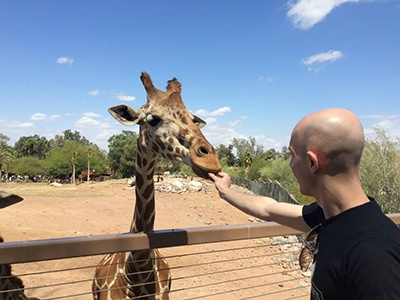
#> input picture lessons/newimage.jpg, 400 x 300 px
$ python canny.py --image newimage.jpg
#> lines starting #> are read from the running program, lines starting #| are printed output that depends on the picture
import argparse
import cv2

ap = argparse.ArgumentParser()
ap.add_argument("-i", "--image", required=True, help="Path to the image")
args = vars(ap.parse_args())

# load the image, convert it to grayscale, and blur it slightly
image = cv2.imread(args["image"])
#> image is the input picture: shape (300, 400, 3); mean B, G, R 150.4, 143.8, 139.7
gray = cv2.cvtColor(image, cv2.COLOR_BGR2GRAY)
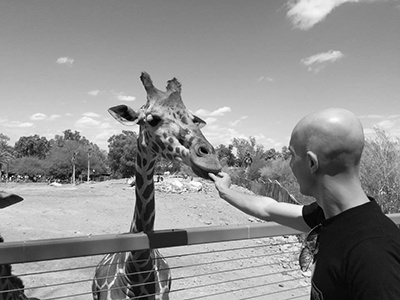
#> gray: shape (300, 400); min 0, max 254, mean 143.3
blurred = cv2.GaussianBlur(gray, (5, 5), 0)
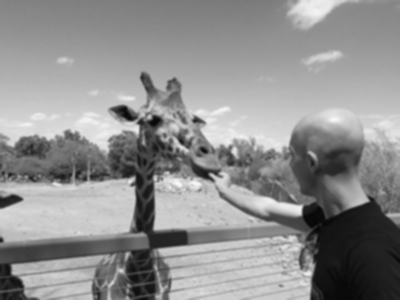
#> blurred: shape (300, 400); min 7, max 250, mean 143.3

cv2.imshow("Original", image)
cv2.imshow("Blurred", blurred)

# compute a "wide", "mid-range", and "tight" threshold for the edges
wide = cv2.Canny(blurred, 10, 200)
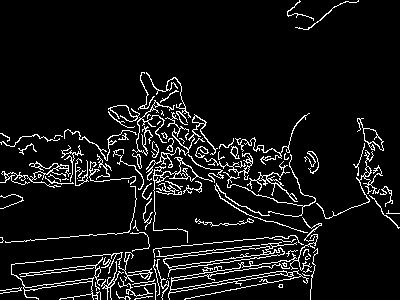
#> wide: shape (300, 400); 7.7% white in thin lines or dots
mid = cv2.Canny(blurred, 30, 150)
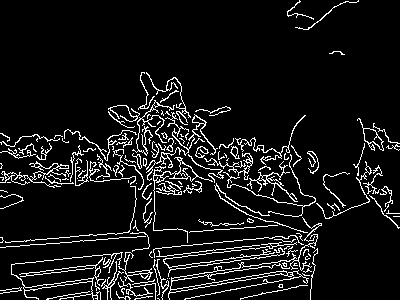
#> mid: shape (300, 400); 8.5% white in thin lines or dots
tight = cv2.Canny(blurred, 240, 250)
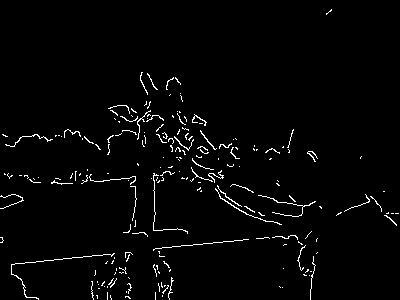
#> tight: shape (300, 400); 2.3% white in thin lines or dots

# show the edge maps
cv2.imshow("Wide Edge Map", wide)
cv2.imshow("Mid Edge Map", mid)
cv2.imshow("Tight Edge Map", tight)
cv2.waitKey(0)
